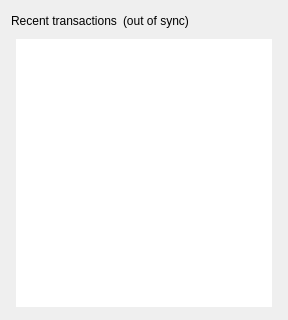
         <widget class="QFrame" name="frame_bottom_2">
          <property name="minimumSize">
           <size>
            <width>0</width>
            <height>320</height>
           </size>
          </property>
          <layout class="QVBoxLayout" name="verticalLayout_10">
           <item>
            <layout class="QVBoxLayout" name="verticalLayout_8">
             <item>
              <layout class="QHBoxLayout" name="horizontalLayout_8">
               <item>
                <widget class="QLabel" name="label_6">
                 <property name="text">
                  <string>Recent transactions</string>
                 </property>
                </widget>
               </item>
               <item>
                <widget class="QLabel" name="labelTransactionsStatus">
                 <property name="text">
                  <string>(out of sync)</string>
                 </property>
                </widget>
               </item>
               <item>
                <spacer name="horizontalSpacer_2">
                 <property name="orientation">
                  <enum>Qt::Horizontal</enum>
                 </property>
                 <property name="sizeHint" stdset="0">
                  <size>
                   <width>40</width>
                   <height>20</height>
                  </size>
                 </property>
                </spacer>
               </item>
              </layout>
             </item>
             <item>
              <widget class="QWidget" name="recentTxWidget" native="true">
               <layout class="QVBoxLayout" name="verticalLayout_4">
                <property name="spacing">
                 <number>5</number>
                </property>
                <property name="leftMargin">
                 <number>5</number>
                </property>
                <property name="topMargin">
                 <number>2</number>
                </property>
                <property name="rightMargin">
                 <number>5</number>
                </property>
                <property name="bottomMargin">
                 <number>2</number>
                </property>
                <item>
                 <widget class="QListView" name="listTransactions">
                  <property name="sizePolicy">
                   <sizepolicy hsizetype="Expanding" vsizetype="Expanding">
                    <horstretch>0</horstretch>
                    <verstretch>0</verstretch>
                   </sizepolicy>
                  </property>
                  <property name="frameShape">
                   <enum>QFrame::NoFrame</enum>
                  </property>
                  <property name="verticalScrollBarPolicy">
                   <enum>Qt::ScrollBarAlwaysOff</enum>
                  </property>
                  <property name="horizontalScrollBarPolicy">
                   <enum>Qt::ScrollBarAlwaysOff</enum>
                  </property>
                  <property name="alternatingRowColors">
                   <bool>true</bool>
                  </property>
                 </widget>
                </item>
               </layout>
              </widget>
             </item>
            </layout>
           </item>
          </layout>
         </widget>
